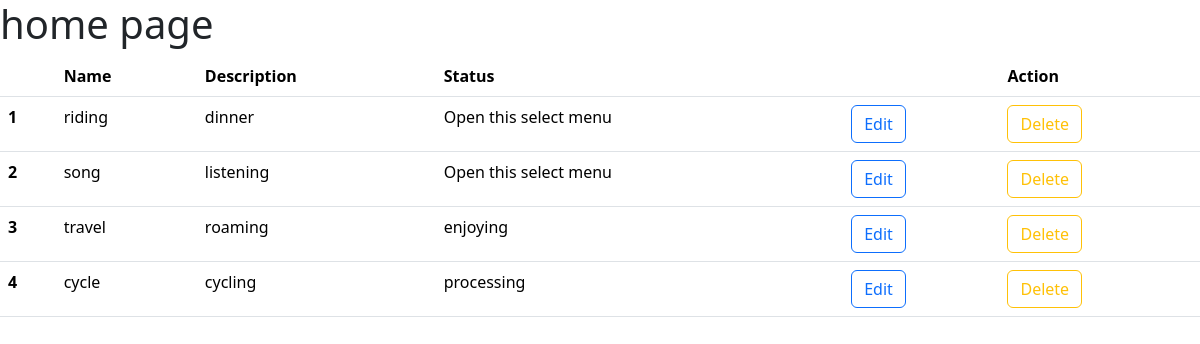
The page / on the database its author committed.
### base/models.py (models this page shows)
class Todo(models.Model):
    name= models.CharField(max_length=50)
    description=models.TextField()
    status=models.CharField(max_length=50)

### base/views.py (the view)
# urls.py: 2. Add a URL to urlpatterns:  path('', views.home, name='home')
def home(request):
    todo_objs = Todo.objects.all()
    context = {'todos':todo_objs}
    return render(request,'index.html',context=context)

### templates/index.html (shortened to what this page needs)
<!DOCTYPE html>
<html lang="en">
<head>
    <link href="https://cdn.jsdelivr.net/npm/bootstrap@5.3.3/dist/css/bootstrap.min.css" rel="stylesheet">
</head>
<body>
    <h1>home page</h1>
    <table class="table">
        <thead>
          <tr>
            <th scope="col"></th>
            <th scope="col">Name</th>
            <th scope="col">Description</th>
            <th scope="col">Status</th>
            <th scope="col">      </th>
            <th scope="col">Action</th>
          </tr>
        </thead>
        <tbody>
          {% for todo in todos %}
          <tr>
            <th scope="row">{{forloop.counter}}</th>
            <td>{{todo.name}}</td>
            <td>{{todo.description}}</td>
            <td>{{todo.status}}</td>
            <td> <a href="{% url 'edit' pk=todo.id %}" ><button type="button" class="btn btn-outline-primary">Edit</button></a></td>
            <td><a href="{% url 'delete' pk=todo.id %}" ><button type="button" class="btn btn-outline-warning">Delete</button></button></a></td>
          </tr>
          {% endfor %}
        </tbody>
      </table>
</body>
</html>

### rows shown on the page
Todo: name "riding", description "dinner", status "Open this select menu"
Todo: name "song", description "listening", status "Open this select menu"
Todo: name "travel", description "roaming", status "enjoying"
Todo: name "cycle", description "cycling", status "processing"
